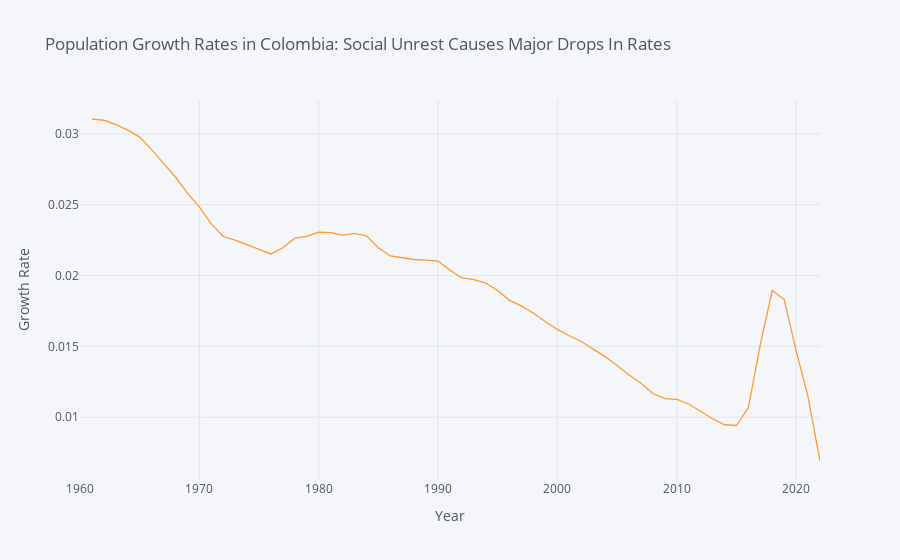

This figure's notebook cell:
### Code cell
label = {"SP.POP.TOTL":"World Population"}

plot_df = wbdata.get_dataframe(variable_labels, country="COL")

plot_df.index = plot_df.index.astype(int)

plot_df = plot_df.sort_index() ### Need it to be ascending

### To get growth rate: np.log(plot_df).diff()
np.log(plot_df).diff().iplot(title="Population Growth Rates in Colombia: Social Unrest Causes Major Drops In Rates", 
                             xTitle='Year', yTitle='Growth Rate')
### Mid 60s: Conflict with Far-Right Guerillas Break Out
### Late 80s - Early 90s: Pablo Escobar Reign of Terror & Cartel Wars
### 2015 onwards collapse of Venezualan economy (more imigration to countries like Colombia)
### 2020: COVID

### Figure 1 — Plotly figure (JSON) as saved in the notebook; plotly's stock layout.template omitted (floating-point values rounded to 4 significant figures)
{"data": [{"line": {"color": "rgba(255, 153, 51, 1.0)", "dash": "solid", "shape": "linear", "width": 1.3}, "mode": "lines", "name": "Population", "text": "", "type": "scatter", "x": [1960, 1961, 1962, 1963, 1964, 1965, 1966, 1967, 1968, 1969, 1970, 1971, 1972, 1973, 1974, 1975, 1976, 1977, 1978, 1979, 1980, 1981, 1982, 1983, 1984, 1985, 1986, 1987, 1988, 1989, 1990, 1991, 1992, 1993, 1994, 1995, 1996, 1997, 1998, 1999, 2000, 2001, 2002, 2003, 2004, 2005, 2006, 2007, 2008, 2009, 2010, 2011, 2012, 2013, 2014, 2015, 2016, 2017, 2018, 2019, 2020, 2021, 2022], "y": ["", 0.03105, 0.03096, 0.03066, 0.03026, 0.02977, 0.02888, 0.02792, 0.02696, 0.02582, 0.02484, 0.02364, 0.02275, 0.0225, 0.02215, 0.02185, 0.02153, 0.02196, 0.02264, 0.02276, 0.02307, 0.02303, 0.02285, 0.02298, 0.0228, 0.02197, 0.02138, 0.02123, 0.02114, 0.0211, 0.02102, 0.02038, 0.01983, 0.01971, 0.01947, 0.01893, 0.01825, 0.01784, 0.01734, 0.01674, 0.0162, 0.01576, 0.01535, 0.01481, 0.01428, 0.01366, 0.01299, 0.0124, 0.01168, 0.01132, 0.01127, 0.01094, 0.0104, 0.0099, 0.009471, 0.00942, 0.01069, 0.01512, 0.01896, 0.01831, 0.0147, 0.01144, 0.006915]}], "layout": {"legend": {"bgcolor": "#F5F6F9", "font": {"color": "#4D5663"}}, "paper_bgcolor": "#F5F6F9", "plot_bgcolor": "#F5F6F9", "title": {"font": {"color": "#4D5663"}, "text": "Population Growth Rates in Colombia: Social Unrest Causes Major Drops In Rates"}, "xaxis": {"gridcolor": "#E1E5ED", "showgrid": true, "tickfont": {"color": "#4D5663"}, "title": {"font": {"color": "#4D5663"}, "text": "Year"}, "zerolinecolor": "#E1E5ED"}, "yaxis": {"gridcolor": "#E1E5ED", "showgrid": true, "tickfont": {"color": "#4D5663"}, "title": {"font": {"color": "#4D5663"}, "text": "Growth Rate"}, "zerolinecolor": "#E1E5ED"}}}
